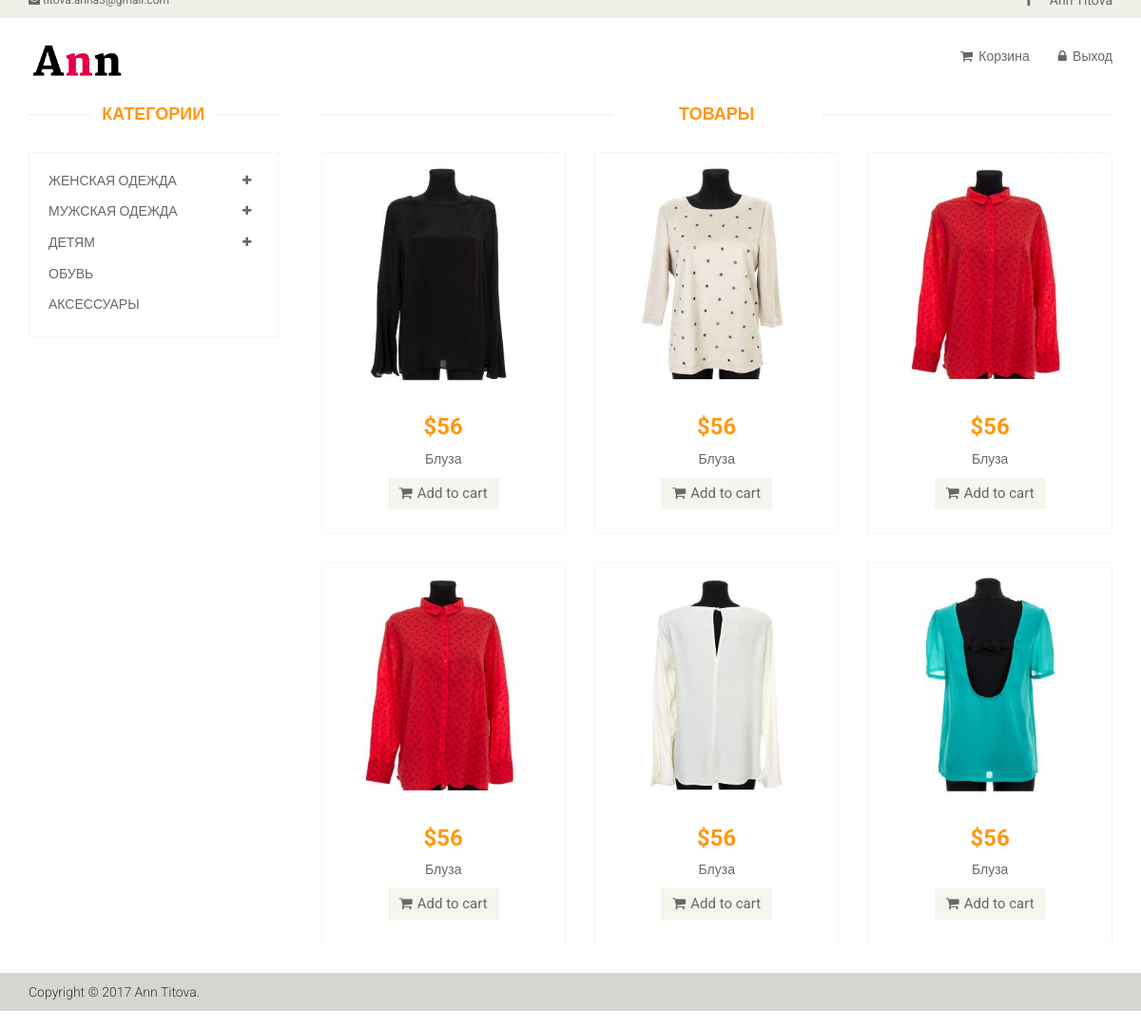
The page /magazin_women_blouse.php on the database its author committed.
### tables this page shows
CREATE TABLE IF NOT EXISTS `products` (
  `id` int(111) NOT NULL AUTO_INCREMENT,
  `id_user` int(11) NOT NULL,
  `name` varchar(255) NOT NULL,
  `size` varchar(255) NOT NULL,
  `color` varchar(255) NOT NULL,
  `sezon` varchar(255) NOT NULL,
  `image` varchar(255) NOT NULL,
  `view` varchar(255) NOT NULL,
  `cart` int(11) NOT NULL,
  `price` varchar(255) NOT NULL,
  PRIMARY KEY (`id`)
);

### magazin_women_blouse.php (the view, shortened to what this page needs)
<?php include ("header.php"); ?>
				<div class="col-sm-9 padding-right">
					<div class="features_items">
						<h2 class="title text-center">Товары</h2>
												<?php
$res = mysql_query("SELECT * FROM products WHERE view = 'Womenblouse'") or die(mysql_error());
while($total = mysql_fetch_array($res)){
echo '
<div class="col-sm-4">
							<div class="product-image-wrapper">
								<div class="single-products">
									<div class="productinfo text-center">
										<img src="images/home/blouse/'. $total['image'] .'" alt="" />
										<h2>'. $total['price'] .'</h2>
										<p>'. $total['name'] .'</p>
										<a href="#" class="btn btn-default add-to-cart"><i class="fa fa-shopping-cart"></i>Add to cart</a>
									</div>
									<div class="product-overlay">
										<div class="overlay-content">
										<div class = "content-opis">
										<p>Цвет: '. $total['color'] .'</p>
										<p>Размер: '. $total['size'] .'</p>
										<p>Сезон: '. $total['sezon'] .'</p>
										</div>
											<h2>'. $total['price'] .'</h2>
											<p>'. $total['name'] .'</p>
											<form action = "cart.php?id='. $total['id'] .'" method="post">
											 <button type="submit" class = "submit"> <a  class="btn btn-default add-to-cart"><i class="fa fa-shopping-cart"></i>Add to cart</a></button>
											</form>
										</div>
									</div>
								</div>
							</div>
						</div>
';
}
						?>
					</div>
				</div>
			<?php
						include ("footer.php");?>

### css/main.css (style rules this page uses)
body { font-family: 'Roboto', sans-serif; background:; position: relative; font-weight:400px; }
a { -webkit-transition: 300ms; -moz-transition: 300ms; -o-transition: 300ms; transition: 300ms; }
h1, h2, h3, h4, h5, h6 { font-family: 'Roboto', sans-serif; }
.left-sidebar h2:after, h2.title:after { content: " "; position: absolute; border: 1px solid #f5f5f5; bottom:8px; left: 0; width: 100%; height: 0; z-index: -2; }
h2.title:before { content: " "; position: absolute; background: #fff; bottom: -6px; width: 220px; height: 30px; z-index: -1; left: 50%; margin-left: -110px; }
.padding-right { padding-right: 0; }
.features_items { overflow:hidden; }
h2.title { color: #FE980F; font-family: 'Roboto', sans-serif; font-size: 18px; font-weight: 700; margin: 0 15px; text-transform: uppercase; margin-bottom: 30px; position: relative; }
.product-image-wrapper { border:1px solid #F7F7F5; overflow: hidden; margin-bottom:30px; }
.single-products { position: relative; }
.productinfo h2 { color: #FE980F; font-family: 'Roboto', sans-serif; font-size: 24px; font-weight: 700; }
.productinfo p { font-family: 'Roboto', sans-serif; font-size: 14px; font-weight: 400; color: #696763; }
.productinfo img { width: 100%; }
.productinfo { position:relative; }
.product-overlay { background:#FE980F; top: 0; display: none; height: 0; position: absolute; transition: height 500ms ease 0s; width: 100%; display: block; opacity:; }
.product-overlay .overlay-content { bottom: 5%; position: absolute; bottom: 5%; text-align: center; width: 100%; }
.add-to-cart { background:#F5F5ED; border: 0 none; border-radius: 0; color: #696763; font-family: 'Roboto', sans-serif; font-size: 15px; margin-bottom: 25px; }
.add-to-cart i { margin-right:5px; }

### rows shown on the page
products: image (picture), price "$56", name "Блуза"
products: image (picture), price "$56", name "Блуза"
products: image (picture), price "$56", name "Блуза"
products: image (picture), price "$56", name "Блуза"
products: image (picture), price "$56", name "Блуза"
products: image (picture), price "$56", name "Блуза"
